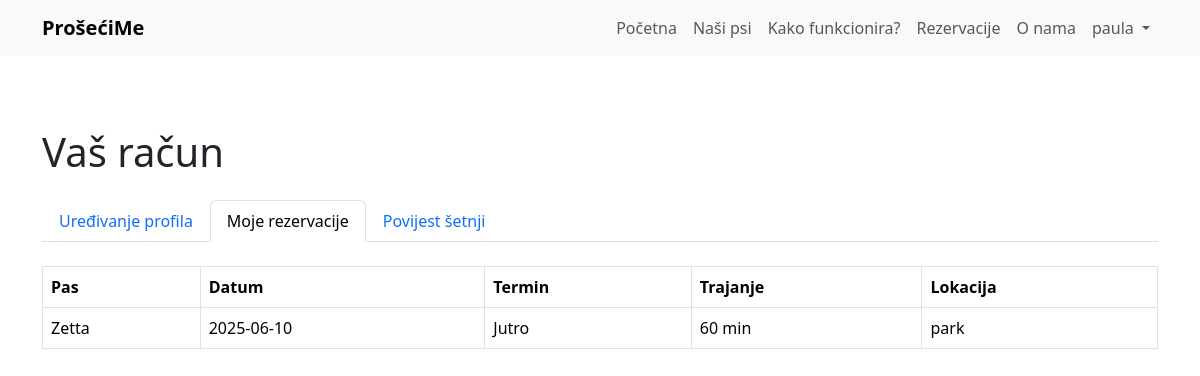
Screenshot of /account.php?tab=reservations (signed in) with the database file from the repository.
### tables this page shows
CREATE TABLE `reservations` (
  `id` int(10) UNSIGNED NOT NULL,
  `dog_id` int(10) UNSIGNED NOT NULL,
  `reserved_for` date NOT NULL,
  `time_slot` enum('morning','evening') NOT NULL DEFAULT 'morning',
  `duration` int(10) UNSIGNED NOT NULL DEFAULT 60,
  `location` varchar(50) NOT NULL,
  `reserved_by_user` int(10) UNSIGNED DEFAULT NULL,
  `created_at` timestamp NOT NULL DEFAULT current_timestamp()
);

CREATE TABLE `dogs` (
  `id` int(10) UNSIGNED NOT NULL,
  `name` varchar(100) NOT NULL,
  `breed` varchar(100) NOT NULL,
  `dob` date NOT NULL,
  `temperament` varchar(50) NOT NULL,
  `image` varchar(255) NOT NULL,
  `durations` varchar(100) NOT NULL DEFAULT '60',
  `locations` varchar(100) NOT NULL DEFAULT 'park'
);

### account.php (the view, shortened to what this page needs)
<?php
require_once __DIR__.'/config/config.php';
$user_id = $_SESSION['user_id'];
$tab = $_GET['tab'] ?? 'profile';
$feedback='';
$errors=[];
$stmt = $pdo->prepare('SELECT username,email,phone FROM users WHERE id=?');
$stmt->execute([$user_id]);
$u = $stmt->fetch();
$all=$pdo->prepare('SELECT r.id,d.name,r.reserved_for,r.time_slot,r.duration,r.location FROM reservations r JOIN dogs d ON r.dog_id=d.id WHERE r.reserved_by_user=? ORDER BY r.reserved_for DESC');
$all->execute([$user_id]);
$resAll=$all->fetchAll();
$today=date('Y-m-d');
$my=[];$history=[];
foreach($resAll as $r){
    if($r['reserved_for'] >= $today){$my[]=$r;}else{$history[]=$r;}
}
?>
<!DOCTYPE html>
<html lang="hr">
<head>
<link href="https://cdn.jsdelivr.net/npm/bootstrap@5.3.2/dist/css/bootstrap.min.css" rel="stylesheet">
</head>
<body>
<?php include __DIR__.'/elementi/nav.php'; ?>
<div class="container py-5">
<h1 class="mb-4">Vaš račun</h1>
<ul class="nav nav-tabs mb-4">
 <li class="nav-item"><a class="nav-link <?= $tab==='profile'?'active':'' ?>" href="?tab=profile">Uređivanje profila</a></li>
 <li class="nav-item"><a class="nav-link <?= $tab==='reservations'?'active':'' ?>" href="?tab=reservations">Moje rezervacije</a></li>
 <li class="nav-item"><a class="nav-link <?= $tab==='history'?'active':'' ?>" href="?tab=history">Povijest šetnji</a></li>
</ul>
<?php if($tab==='profile'): ?>
  <?php if($feedback): ?><div class="alert alert-success"><?= htmlspecialchars($feedback) ?></div><?php endif; ?>
  <?php if($errors): ?><div class="alert alert-danger"><ul><?php foreach($errors as $e): ?><li><?= htmlspecialchars($e) ?></li><?php endforeach; ?></ul></div><?php endif; ?>
  <form method="post">
    <div class="mb-3"><label class="form-label">Korisničko ime</label><input type="text" name="username" class="form-control" value="<?= htmlspecialchars($u['username']) ?>" required></div>
    <div class="mb-3"><label class="form-label">Email</label><input type="email" name="email" class="form-control" value="<?= htmlspecialchars($u['email']) ?>"></div>
    <div class="mb-3"><label class="form-label">Mobitel</label><input type="text" name="phone" class="form-control" value="<?= htmlspecialchars($u['phone']) ?>"></div>
    <div class="mb-3"><label class="form-label">Nova lozinka</label><input type="password" name="password" class="form-control"></div>
    <button class="btn btn-primary">Spremi</button>
  </form>
<?php elseif($tab==='reservations'): ?>
  <?php if($my): ?>
  <table class="table table-bordered">
    <thead><tr><th>Pas</th><th>Datum</th><th>Termin</th><th>Trajanje</th><th>Lokacija</th></tr></thead>
    <tbody>
    <?php foreach($my as $r): ?>
      <tr><td><?= htmlspecialchars($r['name']) ?></td><td><?= htmlspecialchars($r['reserved_for']) ?></td><td><?= $r['time_slot']==='morning'?'Jutro':'Večer' ?></td><td><?= (int)$r['duration'] ?> min</td><td><?= htmlspecialchars($r['location']) ?></td></tr>
    <?php endforeach; ?>
    </tbody>
  </table>
  <?php else: ?><p>Nema rezervacija.</p><?php endif; ?>
<?php endif; ?>
</div>
</body>
</html>

### rows the page displays
reservations: dog.name "Zetta", reserved_for "2025-06-10", time_slot "Jutro", duration "60", location "park"

### other values shown
$title "Početna"
$title "Naši psi"
$title "Kako funkcionira?"
$title "Rezervacije"
$title "O nama"
$user "paula"
